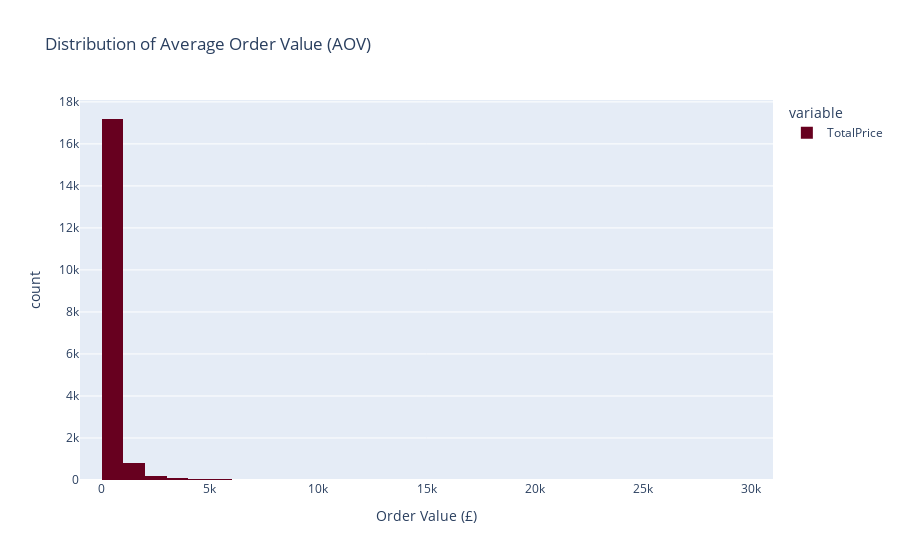

Notebook code for this chart:
### Markdown cell above
#### 2.2.7 Distribution of Average Order Value (AOV)

### Code cell
order_values = data.groupby('InvoiceNo')['TotalPrice'].sum()
fig = px.histogram(order_values, nbins=50, title="Distribution of Average Order Value (AOV)",
                    labels={'value': 'Order Value (£)'}, color_discrete_sequence=px.colors.sequential.RdBu)
fig.show()

### Figure 1 — Plotly figure (JSON) as saved in the notebook; plotly's stock layout.template omitted (floating-point values rounded to 4 significant figures; data arrays with more than 128 entries replaced by an {"elided": "..."} marker saying what was removed)
{"data": [{"alignmentgroup": "True", "bingroup": "x", "hovertemplate": "variable=TotalPrice<br>Order Value (£)=%{x}<br>count=%{y}<extra></extra>", "legendgroup": "TotalPrice", "marker": {"color": "rgb(103,0,31)", "pattern": {"shape": ""}}, "name": "TotalPrice", "nbinsx": 50, "offsetgroup": "TotalPrice", "orientation": "v", "showlegend": true, "type": "histogram", "x": {"elided": "18402 float values"}, "xaxis": "x", "yaxis": "y"}], "layout": {"barmode": "relative", "legend": {"title": {"text": "variable"}, "tracegroupgap": 0}, "title": {"text": "Distribution of Average Order Value (AOV)"}, "xaxis": {"anchor": "y", "domain": [0, 1], "title": {"text": "Order Value (£)"}}, "yaxis": {"anchor": "x", "domain": [0, 1], "title": {"text": "count"}}}}
